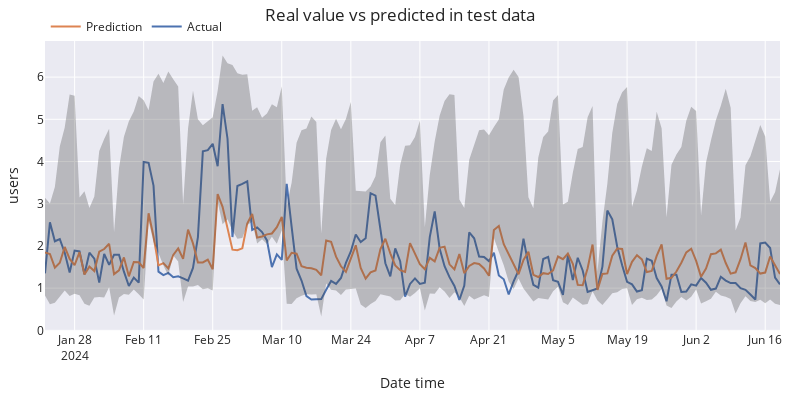

The notebook cell this image was saved under:
### Code cell
# Plot intervals
# ==============================================================================
plot_predicted_intervals(
    predictions     = predictions,
    y_true          = df_test,
    target_variable = "wave_height",
    initial_x_zoom  = None,
    title           = "Real value vs predicted in test data",
    xaxis_title     = "Date time",
    yaxis_title     = "users",
)

# Predicted interval coverage (on test data)
# ==============================================================================
coverage = empirical_coverage(
    y = df_test['wave_height'],
    lower_bound = predictions["lower_bound"], 
    upper_bound = predictions["upper_bound"]
)
print(f"Predicted interval coverage: {round(100*coverage, 2)} %")

# Area of the interval
# ==============================================================================
area = (predictions["upper_bound"] - predictions["lower_bound"]).sum()
print(f"Area of the interval: {round(area, 2)}")

### Figure 1 — Plotly figure (JSON) as saved in the notebook; plotly's stock layout.template omitted (floating-point values rounded to 4 significant figures; data arrays with more than 128 entries replaced by an {"elided": "..."} marker saying what was removed)
{"data": [{"mode": "lines", "name": "Actual", "type": "scatter", "x": {"elided": "150 str values"}, "y": {"elided": "150 float values"}}, {"mode": "lines", "name": "Prediction", "type": "scatter", "x": {"elided": "150 str values"}, "y": {"elided": "150 float values"}}, {"line": {"width": 0}, "marker": {"color": "#444"}, "mode": "lines", "name": "Upper Bound", "showlegend": false, "type": "scatter", "x": {"elided": "150 str values"}, "y": {"elided": "150 float values"}}, {"fill": "tonexty", "fillcolor": "rgba(68, 68, 68, 0.3)", "line": {"width": 0}, "marker": {"color": "#444"}, "mode": "lines", "name": "Lower Bound", "showlegend": false, "type": "scatter", "x": {"elided": "150 str values"}, "y": {"elided": "150 float values"}}], "layout": {"height": 400, "hovermode": "x", "legend": {"orientation": "h", "x": 0.001, "xanchor": "left", "y": 1.1, "yanchor": "top"}, "margin": {"b": 20, "l": 20, "r": 20, "t": 35}, "title": {"text": "Real value vs predicted in test data"}, "width": 800, "xaxis": {"title": {"text": "Date time"}}, "yaxis": {"title": {"text": "users"}}}}
